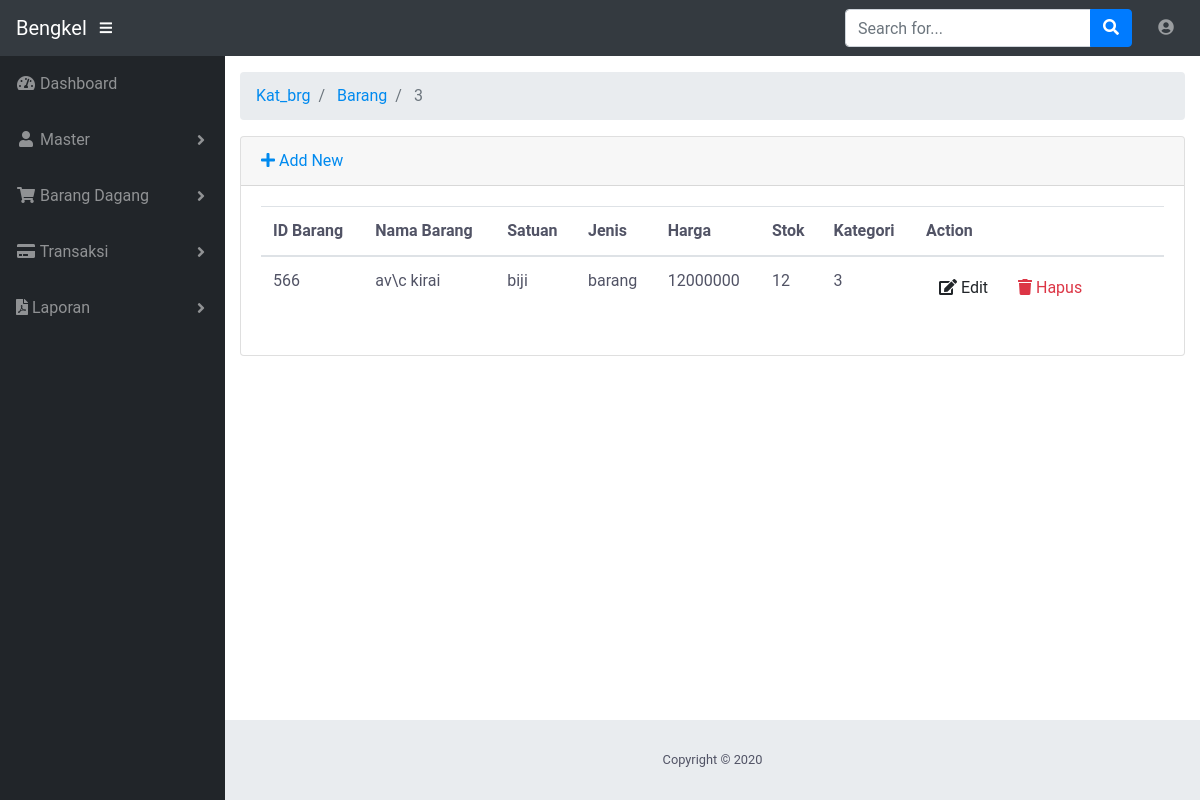
The app's page /kat_brg/barang/3 with its own data.
### tables this page shows
CREATE TABLE `barang` (
  `id` varchar(10) NOT NULL,
  `id_toko` varchar(10) NOT NULL,
  `nama` varchar(25) NOT NULL,
  `satuan` varchar(5) NOT NULL,
  `jenis` varchar(10) NOT NULL,
  `harga` int(11) NOT NULL,
  `stok` smallint(6) NOT NULL,
  `kategori` tinyint(3) NOT NULL
);

### application/controllers/Kat_brg.php (called while the page is built, shortened)
<?php
class Kat_brg extends CI_Controller
{
    public function __construct()
    {
        $this->load->model("kat_model");
        $this->load->model("model");
        $this->load->model('m_kat');
        $this->load->library('form_validation');
    }
    public function barang($id = null)
    {
        $data['kategori'] = $this->m_kat->view();
        $product = $this->m_kat;
        $data["product"] = $product->tampil($id);
        $this->load->view('templates/header');
        $this->load->view("admin/master/kat/tampil", $data);
        $this->load->view('templates/footer');
    }
}

### index.php (called while the page is built, shortened)
<?php
require_once BASEPATH.'core/CodeIgniter.php';

### application/models/M_kat.php (called while the page is built, shortened)
<?php
class M_kat extends CI_Model
{
	public function tampil($kategori)
	{
		$query=$this->db->query("SELECT * FROM barang WHERE kategori = $kategori");
        return $query->result();
	}
}

### application/views/admin/master/kat/tampil.php (the view, shortened to what this page needs)
<body id="page-top">
	<?php $this->load->view("admin/_partials/navbar.php") ?>
	<div id="wrapper">
		<?php $this->load->view("admin/_partials/sidebar.php") ?>
		<div id="content-wrapper">
			<div class="container-fluid">
				<?php $this->load->view("admin/_partials/breadcrumb.php") ?>
				<div class="card mb-3">
					<div class="card-header">
						<a href="<?php echo site_url('barang/add') ?>"><i class="fas fa-plus"></i> Add New</a>
					</div>
					<div class="card-body">
						<div class="table-responsive">
							<table class="table table-hover" id="dataTable" width="100%" cellspacing="0">
								<thead>
									<tr>
										<th>ID Barang</th>
										<th>Nama Barang</th>
										<th>Satuan</th>
										<th>Jenis</th>
										<th>Harga</th>
										<th>Stok</th>
										<th>Kategori</th>
										<th>Action</th>
									</tr>
								</thead>
								<tbody>
									<?php foreach ($product as $prod): ?>
									<tr>
										<td >
											<?php echo $prod->id ?>
										</td>
										<td>
											<?php echo $prod->nama ?>
										</td>
										<td>
											<?php echo $prod->satuan ?>
										</td>
										<td>
											<?php echo $prod->jenis ?>
										</td>
										<td>
											<?php echo $prod->harga ?>
										</td>
										<td>
											<?php echo $prod->stok ?>
										</td>
										<td>
											<?php echo $prod->kategori ?>
										</td>
										<td width="250">
											<a href="<?php echo site_url('barang/edit/'.$prod->id) ?>"
											 class="btn btn-small"><i class="fas fa-edit"></i> Edit</a>
											<a href="#" class="btn btn-small text-danger" data-toggle="modal" data-target="#modal_hapus<?php echo $prod->id;?>"><i class="fas fa-trash"></i> Hapus</a>
										</td>
									</tr>
									<?php endforeach;?>
								</tbody>
							</table>
						</div>
					</div>
				</div>
			</div>
		</div>
	</div>
</body>
</html>

### application/views/admin/_partials/breadcrumb.php
<ol class="breadcrumb">
<?php foreach ($this->uri->segments as $segment): ?>
	<?php
		$url = substr($this->uri->uri_string, 0, strpos($this->uri->uri_string, $segment)) . $segment;
		$is_active =  $url == $this->uri->uri_string;
	?>
	<li class="breadcrumb-item <?php echo $is_active ? 'active': '' ?>">
		<?php if($is_active): ?>
			<?php echo ucfirst($segment) ?>
		<?php else: ?>
			<a href="<?php echo site_url($url) ?>"><?php echo ucfirst($segment) ?></a>
		<?php endif; ?>
	</li>
<?php endforeach; ?>
</ol>

### assets/css/dolands-ux.css (style rules this page uses)
html,body { background: #FFFFFF; color: #515365; font-family: 'Roboto','Helvetica','Calibri'; overflow-x: hidden; height: 100%; width: 100%; -webkit-transition: all 0.4s ease-in-out; -moz-transition: all 0.4s ease-in-out; -ms-transition: all 0.4s ease-in-out; -o-transition: all 0.4s ease-in-out; transition: all 0.4s ease-in-out; }
* { box-sizing: border-box; margin: 0; padding: 0; }
a { color: #008AEF; text-decoration: none; }

### records on screen
barang: jenis "Barang", kategori "3", id "566", nama "av\\c kirai", satuan "biji", jenis "barang", harga "12000000", stok "12"

### other values on screen
$segment "Kat_brg"
Date('Y') "2020"
